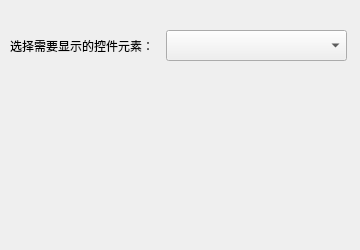
<?xml version="1.0" encoding="UTF-8"?>
<ui version="4.0">
 <class>ShowControlElementForm</class>
 <widget class="QWidget" name="ShowControlElementForm">
  <property name="geometry">
   <rect>
    <x>0</x>
    <y>0</y>
    <width>360</width>
    <height>250</height>
   </rect>
  </property>
  <property name="windowTitle">
   <string>Form</string>
  </property>
  <widget class="QLabel" name="label">
   <property name="geometry">
    <rect>
     <x>10</x>
     <y>30</y>
     <width>151</width>
     <height>31</height>
    </rect>
   </property>
   <property name="text">
    <string>选择需要显示的控件元素：</string>
   </property>
  </widget>
  <widget class="QComboBox" name="cboSelectElement">
   <property name="geometry">
    <rect>
     <x>166</x>
     <y>30</y>
     <width>181</width>
     <height>31</height>
    </rect>
   </property>
  </widget>
 </widget>
 <resources/>
 <connections/>
</ui>
